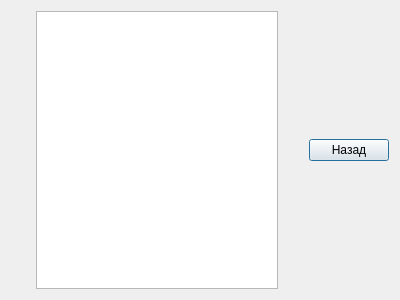
<?xml version="1.0" encoding="UTF-8"?>
<ui version="4.0">
 <class>eksport</class>
 <widget class="QDialog" name="eksport">
  <property name="geometry">
   <rect>
    <x>0</x>
    <y>0</y>
    <width>400</width>
    <height>300</height>
   </rect>
  </property>
  <property name="windowTitle">
   <string>Страна с наибольшим экспортом</string>
  </property>
  <layout class="QHBoxLayout" name="horizontalLayout_2">
   <item>
    <layout class="QHBoxLayout" name="horizontalLayout">
     <item>
      <spacer name="horizontalSpacer">
       <property name="orientation">
        <enum>Qt::Horizontal</enum>
       </property>
       <property name="sizeHint" stdset="0">
        <size>
         <width>40</width>
         <height>20</height>
        </size>
       </property>
      </spacer>
     </item>
     <item>
      <widget class="QTextEdit" name="textEdit"/>
     </item>
     <item>
      <spacer name="horizontalSpacer_2">
       <property name="orientation">
        <enum>Qt::Horizontal</enum>
       </property>
       <property name="sizeHint" stdset="0">
        <size>
         <width>40</width>
         <height>20</height>
        </size>
       </property>
      </spacer>
     </item>
    </layout>
   </item>
   <item>
    <widget class="QPushButton" name="pushButton">
     <property name="text">
      <string>Назад</string>
     </property>
    </widget>
   </item>
  </layout>
 </widget>
 <resources/>
 <connections/>
</ui>
